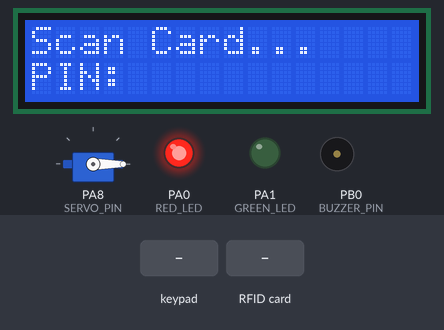
A sketch run on a simulated STM32 Blue Pill. Shown: 16×2 character LCD, servo, output pins drawn as LEDs (lit = HIGH), buzzer (waves = sounding). The inputs (shaded band) are chosen by the test bench. EEPROM starts erased; pins used as bus, display or sensor lines are not drawn.

Above: at 1.3 s.
1.4 s: keypad keys 1 2 3 4 # pressed 0.4 s apart
At 4.6 s:
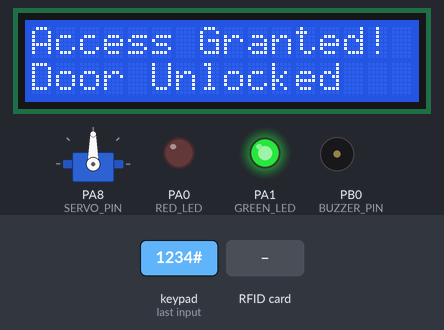
4.9 s: keypad keys 1 3 9 7 # pressed 0.4 s apart
At 7.6 s:
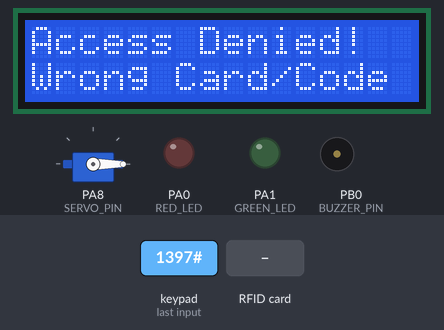
8.4 s: RFID card 01 02 03 04 held to the reader
At 9.8 s:
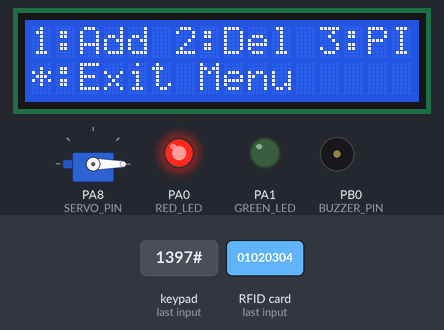
10.2 s: key '1' pressed
At 11.1 s:
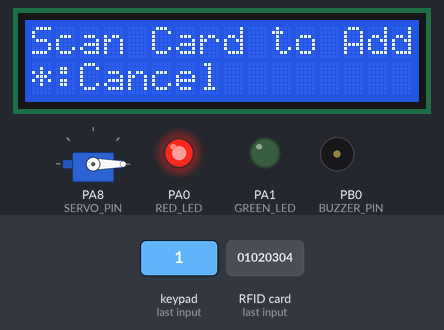
11.7 s: RFID card 5E 7A 19 C4 held to the reader
At 12.2 s:
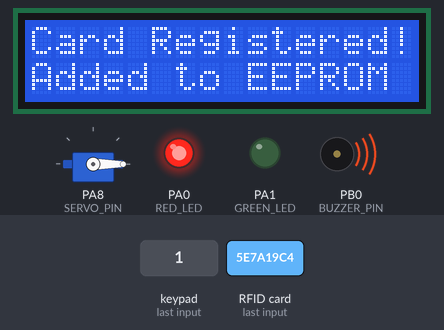
14.7 s: key '2' pressed
At 15.1 s:
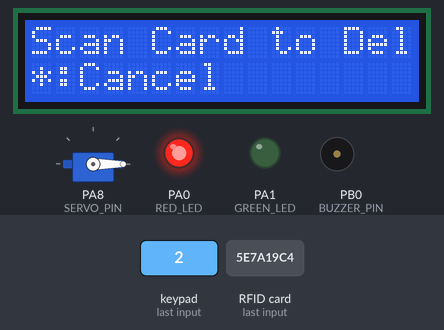
Timing chart, 0 to 17.3 s (numbered marks = the images above; inputs shaded):
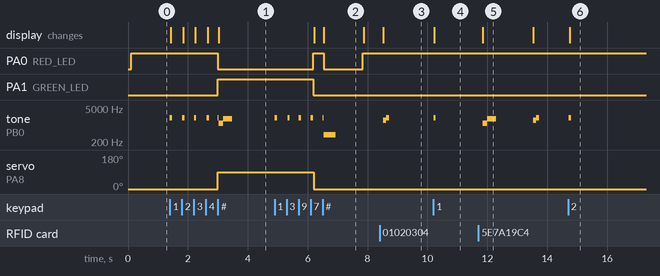

The sketch:

sketch.ino
```cpp
/**
- STM32 RFID + Password Door Lock System with Admin Control & EEPROM Storage
- Adapted specifically for Wokwi STM32 Blue Pill Simulation
*/

#include <SPI.h>
#include <MFRC522.h>
#include <Keypad.h>
#include <Wire.h>
#include <LiquidCrystal_I2C.h>
#include <Servo.h>
#include <EEPROM.h>

// --- Pin Definitions (Matched to your Wokwi diagram) ---
constexpr uint8_t RFID_SS_PIN  = PA4;
constexpr uint8_t RFID_RST_PIN = PB1;
constexpr uint8_t SERVO_PIN    = PA8;
constexpr uint8_t BUZZER_PIN   = PB0;
constexpr uint8_t RED_LED      = PA0;
constexpr uint8_t GREEN_LED    = PA1;

// --- EEPROM Mapping Config ---
#define EEPROM_INIT_FLAG_ADDR  0
#define EEPROM_INIT_VALUE      0xBB  // Sentinel value for initialization
#define EEPROM_PIN_ADDR        1     // Dynamic Password (up to 6 chars + \0)
#define EEPROM_DB_START        10    // Card database start address
#define MAX_SLOTS              10    // Support up to 10 RFID cards
#define SLOT_SIZE              8     // 1 byte length + 7 bytes UID

// --- Master Card Setup ---
const byte MASTER_UID[] = {0x01, 0x02, 0x03, 0x04}; // Blue Wokwi Card
const byte MASTER_UID_LEN = 4;

// --- Keypad Map Configuration (4x4 mapped to STM32 pins) ---
const byte ROWS = 4;
const byte COLS = 4;
char keys[ROWS][COLS] = {
  {'1','2','3','A'},
  {'4','5','6','B'},
  {'7','8','9','C'},
  {'*','0','#','D'}
};
byte rowPins[ROWS] = {PB12, PB13, PB14, PB15};
byte colPins[COLS] = {PB8, PB9, PB10, PB11};

// --- Instantiate Modules ---
Keypad keypad = Keypad(makeKeymap(keys), rowPins, colPins, ROWS, COLS);
MFRC522 mfrc522(RFID_SS_PIN, RFID_RST_PIN);
LiquidCrystal_I2C lcd(0x27, 16, 2);
Servo lockServo;

// --- System State Machine ---
enum SystemState {
  STATE_LOCKED,
  STATE_UNLOCKED,
  STATE_ADMIN_MENU,
  STATE_ADMIN_ADD,
  STATE_ADMIN_DEL,
  STATE_ADMIN_PIN
};

SystemState currentState = STATE_LOCKED;
unsigned long stateTimer = 0;
unsigned long lastRfidPoll = 0;

// Safe Memory Variables for STM32
char currentPin[7] = "1234";
char pinInput[7] = "";
byte pinIndex = 0;

// --- EXPLICIT FUNCTION PROTOTYPES (Fixes the "not declared" errors) ---
void enterStateLocked();
void enterStateUnlocked();
void enterStateAdminMenu();
void enterStateAdminAdd();
void enterStateAdminDel();
void enterStateAdminPin();
void updateLockedDisplay();
void updateAdminPinDisplay();
void triggerAccessDenied();
void playBeep(int duration, int frequency);
void playSuccessTone();
void playAlertTone();
void playDeleteTone();
void playAdminModeTone();
void initEEPROM();
void savePIN(const char* newPin);
int findCardSlot(byte *uid, byte len);
bool addCard(byte *uid, byte len);
bool deleteCard(byte *uid, byte len);
bool isCardAuthorized(byte *uid, byte len);
bool isMasterCard(byte *uid, byte len);

void setup() {
  Serial.begin(115200);

  pinMode(BUZZER_PIN, OUTPUT);
  pinMode(GREEN_LED, OUTPUT);
  pinMode(RED_LED, OUTPUT);

  // CRITICAL FIX: Forces STM32 SPI Master Mode. Prevents 30% performance crash
  pinMode(RFID_SS_PIN, OUTPUT);
  digitalWrite(RFID_SS_PIN, HIGH);
  SPI.setMOSI(PA7);
  SPI.setMISO(PA6);
  SPI.setSCLK(PA5);
  SPI.begin();

  mfrc522.PCD_Init();

  Wire.begin();
  lcd.init();
  lcd.backlight();

  lockServo.attach(SERVO_PIN);

  // Initialize EEPROM and Load PIN
  initEEPROM();

  enterStateLocked();
}

void loop() {
  unsigned long now = millis();
  bool cardScanned = false;
  byte scannedUID[8];
  byte scannedUIDLen = 0;

  // 1. Process active RFID scans (Rate limited to prevent SPI crash)
  if (now - lastRfidPoll >= 150) {
    lastRfidPoll = now;
    if (mfrc522.PICC_IsNewCardPresent() && mfrc522.PICC_ReadCardSerial()) {
      scannedUIDLen = mfrc522.uid.size;
      for (byte i = 0; i < scannedUIDLen; i++) {
        scannedUID[i] = mfrc522.uid.uidByte[i];
      }
      cardScanned = true;
      mfrc522.PICC_HaltA();
      mfrc522.PCD_StopCrypto1();
    }
  }

  // 2. Process keypad entry
  char key = keypad.getKey();
  if (key != NO_KEY) {
    playBeep(80, 2000); // Key click audio feedback
  }

  // 3. Coordinate State-specific Actions
  switch (currentState) {

    case STATE_LOCKED:
      if (key != NO_KEY) {
        if (key >= '0' && key <= '9') {
          if (pinIndex < 6) {
            pinInput[pinIndex++] = key;
            pinInput[pinIndex] = '\0';
            updateLockedDisplay();
          }
        } else if (key == '*') {
          pinIndex = 0;
          pinInput[0] = '\0';
          updateLockedDisplay();
        } else if (key == '#') {
          if (strcmp(pinInput, currentPin) == 0) {
            enterStateUnlocked();
          } else {
            triggerAccessDenied();
          }
        }
      }

      if (cardScanned) {
        if (isMasterCard(scannedUID, scannedUIDLen)) {
          enterStateAdminMenu();
        } else if (isCardAuthorized(scannedUID, scannedUIDLen)) {
          enterStateUnlocked();
        } else {
          triggerAccessDenied();
        }
      }
      break;

    case STATE_UNLOCKED:
      if (now - stateTimer >= 3000) {
        enterStateLocked();
      }
      break;

    case STATE_ADMIN_MENU:
      if (key != NO_KEY) {
        if (key == '1') enterStateAdminAdd();
        else if (key == '2') enterStateAdminDel();
        else if (key == '3') enterStateAdminPin();
        else if (key == '*') enterStateLocked();
      }
      break;

    case STATE_ADMIN_ADD:
      if (key == '*') enterStateAdminMenu();

      if (cardScanned) {
        if (isMasterCard(scannedUID, scannedUIDLen)) {
          lcd.clear(); lcd.setCursor(0, 0); lcd.print("Cannot Add Master");
          playAlertTone(); delay(1500); enterStateAdminAdd();
        } else if (addCard(scannedUID, scannedUIDLen)) {
          lcd.clear(); lcd.setCursor(0, 0); lcd.print("Card Registered!");
          lcd.setCursor(0, 1); lcd.print("Added to EEPROM");
          playSuccessTone(); delay(1500); enterStateAdminMenu();
        } else {
          lcd.clear(); lcd.setCursor(0, 0);
          if (findCardSlot(scannedUID, scannedUIDLen) != -1) {
            lcd.print("Already Exists!");
          } else {
            lcd.print("Memory Full!");
          }
          playAlertTone(); delay(1500); enterStateAdminMenu();
        }
      }
      break;

    case STATE_ADMIN_DEL:
      if (key == '*') enterStateAdminMenu();

      if (cardScanned) {
        if (isMasterCard(scannedUID, scannedUIDLen)) {
          lcd.clear(); lcd.setCursor(0, 0); lcd.print("Cannot Del Master");
          playAlertTone(); delay(1500); enterStateAdminDel();
        } else if (deleteCard(scannedUID, scannedUIDLen)) {
          lcd.clear(); lcd.setCursor(0, 0); lcd.print("Card Revoked!");
          lcd.setCursor(0, 1); lcd.print("Access Deleted");
          playDeleteTone(); delay(1500); enterStateAdminMenu();
        } else {
          lcd.clear(); lcd.setCursor(0, 0); lcd.print("Card Not Found!");
          playAlertTone(); delay(1500); enterStateAdminMenu();
        }
      }
      break;

    case STATE_ADMIN_PIN:
      if (key != NO_KEY) {
        if (key >= '0' && key <= '9') {
          if (pinIndex < 6) {
            pinInput[pinIndex++] = key;
            pinInput[pinIndex] = '\0';
            updateAdminPinDisplay();
          }
        } else if (key == '*') {
          enterStateAdminMenu();
        } else if (key == '#') {
          if (pinIndex >= 4) {
            savePIN(pinInput);
            lcd.clear(); lcd.setCursor(0, 0); lcd.print("PIN Saved!");
            playSuccessTone(); delay(1500); enterStateAdminMenu();
          } else {
            lcd.clear(); lcd.setCursor(0, 0); lcd.print("Too Short! >=4");
            playAlertTone(); delay(1500); enterStateAdminPin();
          }
        }
      }
      break;
  }

  delay(10); // CRITICAL: Keeps Wokwi STM32 performance at 100%
}

// --- State Transitions ---

void enterStateLocked() {
  currentState = STATE_LOCKED;
  pinIndex = 0;
  pinInput[0] = '\0';
  digitalWrite(GREEN_LED, LOW);
  digitalWrite(RED_LED, HIGH);
  lockServo.write(0);
  updateLockedDisplay();
}

void enterStateUnlocked() {
  currentState = STATE_UNLOCKED;
  digitalWrite(GREEN_LED, HIGH);
  digitalWrite(RED_LED, LOW);
  lockServo.write(90);

  lcd.clear();
  lcd.setCursor(0, 0); lcd.print("Access Granted!");
  lcd.setCursor(0, 1); lcd.print("Door Unlocked");

  playSuccessTone();
  stateTimer = millis();
}

void enterStateAdminMenu() {
  currentState = STATE_ADMIN_MENU;
  lcd.clear();
  lcd.setCursor(0, 0); lcd.print("1:Add 2:Del 3:PIN");
  lcd.setCursor(0, 1); lcd.print("*:Exit Menu");
  playAdminModeTone();
}

void enterStateAdminAdd() {
  currentState = STATE_ADMIN_ADD;
  lcd.clear();
  lcd.setCursor(0, 0); lcd.print("Scan Card to Add");
  lcd.setCursor(0, 1); lcd.print("*:Cancel");
}

void enterStateAdminDel() {
  currentState = STATE_ADMIN_DEL;
  lcd.clear();
  lcd.setCursor(0, 0); lcd.print("Scan Card to Del");
  lcd.setCursor(0, 1); lcd.print("*:Cancel");
}

void enterStateAdminPin() {
  currentState = STATE_ADMIN_PIN;
  pinIndex = 0;
  pinInput[0] = '\0';
  lcd.clear();
  lcd.setCursor(0, 0); lcd.print("New PIN (4-6dig):");
  lcd.setCursor(0, 1); lcd.print("*:Cancel #:Save");
}

// --- Display Helpers ---

void updateLockedDisplay() {
  lcd.setCursor(0, 0);
  lcd.print("Scan Card...    ");
  lcd.setCursor(0, 1);
  lcd.print("PIN: ");
  for (int i = 0; i < 6; i++) {
    if (i < pinIndex) lcd.print('*');
    else lcd.print(' ');
  }
  lcd.print("      ");
}

void updateAdminPinDisplay() {
  lcd.setCursor(0, 1);
  lcd.print("PIN: ");
  lcd.print(pinInput);
  for (int i = pinIndex; i < 11; i++) lcd.print(' ');
}

void triggerAccessDenied() {
  lcd.clear();
  lcd.setCursor(0, 0); lcd.print("Access Denied!");
  lcd.setCursor(0, 1); lcd.print("Wrong Card/Code");

  digitalWrite(RED_LED, LOW);
  for (int i = 0; i < 3; i++) {
    digitalWrite(RED_LED, HIGH);
    playBeep(200, 400);
    digitalWrite(RED_LED, LOW);
    delay(100);
  }
  delay(1000);
  enterStateLocked();
}

// --- Database & EEPROM Operations ---

void initEEPROM() {
  if (EEPROM.read(EEPROM_INIT_FLAG_ADDR) != EEPROM_INIT_VALUE) {
    // Format EEPROM for the first time
    EEPROM.write(EEPROM_INIT_FLAG_ADDR, EEPROM_INIT_VALUE);

    char defPin[] = "1234";
    for (int i = 0; i < 4; i++) EEPROM.write(EEPROM_PIN_ADDR + i, defPin[i]);
    EEPROM.write(EEPROM_PIN_ADDR + 4, '\0');

    for (int slot = 0; slot < MAX_SLOTS; slot++) {
      EEPROM.write(EEPROM_DB_START + (slot * SLOT_SIZE), 0);
    }
  } else {
    // Load PIN from EEPROM to currentPin array
    for (int i = 0; i < 6; i++) {
      char c = EEPROM.read(EEPROM_PIN_ADDR + i);
      currentPin[i] = c;
      if (c == '\0') break;
    }
    currentPin[6] = '\0';
  }
}

void savePIN(const char* newPin) {
  int i = 0;
  while (newPin[i] != '\0' && i < 6) {
    EEPROM.write(EEPROM_PIN_ADDR + i, newPin[i]);
    currentPin[i] = newPin[i]; // Update running memory
    i++;
  }
  EEPROM.write(EEPROM_PIN_ADDR + i, '\0');
  currentPin[i] = '\0';
}

int findCardSlot(byte *uid, byte len) {
  for (int slot = 0; slot < MAX_SLOTS; slot++) {
    int baseAddr = EEPROM_DB_START + (slot * SLOT_SIZE);
    byte storedLen = EEPROM.read(baseAddr);
    if (storedLen == len) {
      bool isMatch = true;
      for (int i = 0; i < len; i++) {
        if (EEPROM.read(baseAddr + 1 + i) != uid[i]) {
          isMatch = false; break;
        }
      }
      if (isMatch) return slot;
    }
  }
  return -1;
}

bool addCard(byte *uid, byte len) {
  if (findCardSlot(uid, len) != -1) return false;

  for (int slot = 0; slot < MAX_SLOTS; slot++) {
    int baseAddr = EEPROM_DB_START + (slot * SLOT_SIZE);
    if (EEPROM.read(baseAddr) == 0) {
      EEPROM.write(baseAddr, len);
      for (int i = 0; i < len; i++) {
        EEPROM.write(baseAddr + 1 + i, uid[i]);
      }
      return true;
    }
  }
  return false;
}

bool deleteCard(byte *uid, byte len) {
  int slot = findCardSlot(uid, len);
  if (slot == -1) return false;

  EEPROM.write(EEPROM_DB_START + (slot * SLOT_SIZE), 0);
  return true;
}

bool isCardAuthorized(byte *uid, byte len) {
  if (isMasterCard(uid, len)) return true;
  return (findCardSlot(uid, len) != -1);
}

bool isMasterCard(byte *uid, byte len) {
  if (len != MASTER_UID_LEN) return false;
  for (byte i = 0; i < len; i++) {
    if (uid[i] != MASTER_UID[i]) return false;
  }
  return true;
}

// --- Audio Generation ---

void playBeep(int duration, int frequency) { tone(BUZZER_PIN, frequency, duration); }
void playSuccessTone() { tone(BUZZER_PIN, 1200, 150); delay(150); tone(BUZZER_PIN, 1800, 300); }
void playAlertTone() { tone(BUZZER_PIN, 400, 400); delay(400); }
void playDeleteTone() { tone(BUZZER_PIN, 1500, 150); delay(150); tone(BUZZER_PIN, 900, 300); }
void playAdminModeTone() { tone(BUZZER_PIN, 1600, 100); delay(100); tone(BUZZER_PIN, 2000, 100); }
```

Measured:
- after the input at 1.4 s, PA0 (RED_LED): HIGH → LOW after 1.6 s; PA1 (GREEN_LED): LOW → HIGH after 1.6 s
- after the input at 4.9 s, tone on PB0 (BUZZER_PIN): plays 2000 Hz for 0.08 s, 2000 Hz for 0.08 s, 2000 Hz for 0.08 s, 2000 Hz for 0.08 s, 2000 Hz for 0.03 s, 400 Hz for 0.40 s, starting at once; the display: first differs from a run without the input after 1.6 s (image 2)
- after the input at 8.4 s, tone on PB0 (BUZZER_PIN): silent → 1600 Hz after 0.12 s, → 2000 Hz 0.10 s later, → silent 0.10 s later; the display: changes after 0.12 s (image 3)
- after the input at 10.2 s, tone on PB0 (BUZZER_PIN): silent → 2000 Hz at once, → silent 0.08 s later; the display: changes at once (image 4)
- after the input at 11.7 s, tone on PB0 (BUZZER_PIN): plays 1200 Hz for 0.15 s, 1800 Hz for 0.30 s, 1600 Hz for 0.10 s, 2000 Hz for 0.10 s, starting after 0.15 s; the display: changes after 0.15 s (image 5)
- after the input at 14.7 s, tone on PB0 (BUZZER_PIN): silent → 2000 Hz at once, → silent 0.08 s later; the display: changes after 0.05 s (image 6)
- what the display in image 2 shows lasts 1.4 s, from 6.5 s to 7.9 s
